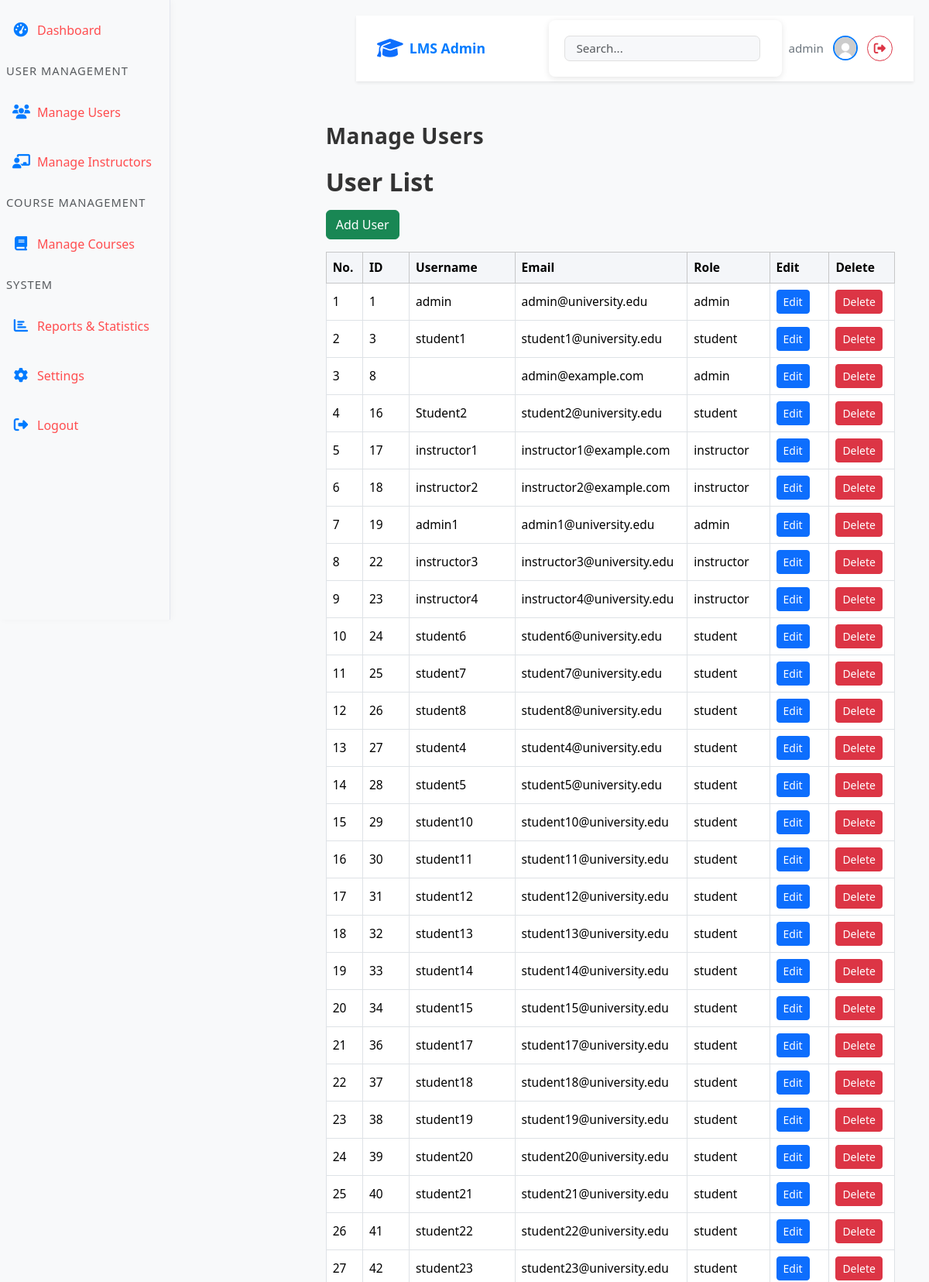
Screenshot of /admin/users/manage-user.php (signed in, upper part) with the database file from the repository.
### tables this page shows
CREATE TABLE `users` (
  `id` int(11) NOT NULL,
  `username` varchar(50) NOT NULL,
  `email` varchar(100) NOT NULL,
  `password` varchar(255) NOT NULL,
  `first_name` varchar(50) NOT NULL,
  `last_name` varchar(50) NOT NULL,
  `role` enum('student','instructor','admin') NOT NULL,
  `profile_image` varchar(255) DEFAULT NULL,
  `created_at` timestamp NOT NULL DEFAULT current_timestamp(),
  `updated_at` timestamp NOT NULL DEFAULT current_timestamp() ON UPDATE current_timestamp()
);

### admin/users/manage-user.php (the view, shortened to what this page needs)
<?php
require_once __DIR__ . '/../../config/database.php';
$result = mysqli_query($conn, "SELECT * FROM users");
?>
<!DOCTYPE html>
<html lang="vi">
<head>
    <link rel="stylesheet" href="https://cdn.jsdelivr.net/npm/bootstrap@5.3.2/dist/css/bootstrap.min.css">
    <link rel="stylesheet" href="https://cdnjs.cloudflare.com/ajax/libs/font-awesome/6.5.0/css/all.min.css">
    <link rel="stylesheet" href="../assets/css/style.css">
</head>
<body>
<?php include __DIR__ . '/../header_admin.php'; ?>
<div class="container-fluid">
  <div class="row">
    <main class="col-md-10 ms-sm-auto col-lg-10 px-md-4 py-4">
      <div class="d-flex flex-wrap justify-content-between align-items-center mb-4">
        <h1 class="h3 mb-0 fw-bold">Manage Users</h1>
      </div>
      <div class="mb-4">
        <h2 class="fw-bold mb-3">User List</h2>
        <a href="add_user.php" class="btn btn-success mb-3">Add User</a>
        <div class="table-responsive">
          <table class="table table-bordered table-hover align-middle">
            <thead class="table-light">
              <tr>
                <th style="width:50px">No.</th>
                <th style="width:80px">ID</th>
                <th style="width:160px">Username</th>
                <th style="width:180px">Email</th>
                <th style="width:120px">Role</th>
                <th style="width:90px">Edit</th>
                <th style="width:90px">Delete</th>
              </tr>
            </thead>
            <tbody>
              <?php
              $i=1;
              if ($result && mysqli_num_rows($result) > 0) {
                while ($row = mysqli_fetch_assoc($result)) { ?>
              <tr>
                <td><?php echo $i++; ?></td>
                <td><?php echo $row['id']; ?></td>
                <td><?php echo htmlspecialchars($row['username']); ?></td>
                <td><?php echo htmlspecialchars($row['email']); ?></td>
                <td><?php echo htmlspecialchars($row['role']); ?></td>
                <td><a href="edit_user.php?id=<?php echo $row['id']; ?>" class="btn btn-sm btn-primary">Edit</a></td>
                <td><a href="manage-user.php?delete=<?php echo $row['id']; ?>" class="btn btn-sm btn-danger" onclick="return confirm('Are you sure you want to delete this user?');">Delete</a></td>
              </tr>
              <?php }} else { ?>
                <tr><td colspan="7" class="text-center">No data available</td></tr>
              <?php } ?>
            </tbody>
          </table>
        </div>
      </div>
    </main>
  </div>
</div>
</body>
</html>

### assets/css/style.css (style rules this page uses)
body { margin-top: 0 !important; margin-left: 220px !important; background: #f6f8fa; min-height: 100vh; }
.main-content, main { background: none; min-height: 100vh; }
.h2, h1, .main-title { color: #212b36; font-weight: 700; letter-spacing: 0.5px; }
.table { font-size: 0.97rem; }
.table th, .table td { vertical-align: middle; }
* { margin: 0; padding: 0; box-sizing: border-box; }
body { font-family: 'Segoe UI', Tahoma, Geneva, Verdana, sans-serif; background-color: #f4f6f9; color: #333; padding: 20px; }
a { color: #2c89e8; text-decoration: none; }
body { background-color: #f8f9fa; font-family: 'Segoe UI', Tahoma, Geneva, Verdana, sans-serif; }
.table thead th { background: #f4f6f9; }

### rows the page displays
users: id "1", username "admin", email "admin@university.edu", role "admin"
users: id "3", username "student1", email "student1@university.edu", role "student"
users: id "8", email "admin@example.com", role "admin"
users: id "16", username "Student2", email "student2@university.edu", role "student"
users: id "17", username "instructor1", email "instructor1@example.com", role "instructor"
users: id "18", username "instructor2", email "instructor2@example.com", role "instructor"
users: id "19", username "admin1", email "admin1@university.edu", role "admin"
users: id "22", username "instructor3", email "instructor3@university.edu", role "instructor"
users: id "23", username "instructor4", email "instructor4@university.edu", role "instructor"
users: id "24", username "student6", email "student6@university.edu", role "student"
users: id "25", username "student7", email "student7@university.edu", role "student"
users: id "26", username "student8", email "student8@university.edu", role "student"
users: id "27", username "student4", email "student4@university.edu", role "student"
users: id "28", username "student5", email "student5@university.edu", role "student"
users: id "29", username "student10", email "student10@university.edu", role "student"
users: id "30", username "student11", email "student11@university.edu", role "student"
users: id "31", username "student12", email "student12@university.edu", role "student"
users: id "32", username "student13", email "student13@university.edu", role "student"
users: id "33", username "student14", email "student14@university.edu", role "student"
users: id "34", username "student15", email "student15@university.edu", role "student"
users: id "36", username "student17", email "student17@university.edu", role "student"
users: id "37", username "student18", email "student18@university.edu", role "student"
users: id "38", username "student19", email "student19@university.edu", role "student"
users: id "39", username "student20", email "student20@university.edu", role "student"
users: id "40", username "student21", email "student21@university.edu", role "student"
users: id "41", username "student22", email "student22@university.edu", role "student"
users: id "42", username "student23", email "student23@university.edu", role "student"

### other values shown
$_SESSION['username'] "admin"
